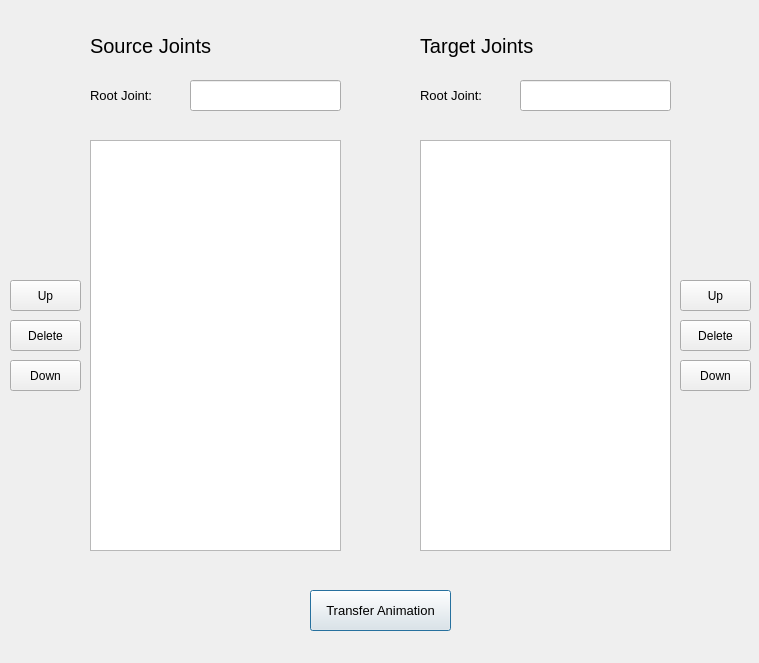
<?xml version="1.0" encoding="UTF-8"?>
<ui version="4.0">
 <class>Dialog</class>
 <widget class="QDialog" name="Dialog">
  <property name="geometry">
   <rect>
    <x>0</x>
    <y>0</y>
    <width>759</width>
    <height>663</height>
   </rect>
  </property>
  <property name="windowTitle">
   <string>Dialog</string>
  </property>
  <widget class="QLabel" name="SourceJoints">
   <property name="geometry">
    <rect>
     <x>90</x>
     <y>20</y>
     <width>221</width>
     <height>51</height>
    </rect>
   </property>
   <property name="font">
    <font>
     <pointsize>15</pointsize>
    </font>
   </property>
   <property name="text">
    <string>Source Joints</string>
   </property>
  </widget>
  <widget class="QLabel" name="TargetJoints">
   <property name="geometry">
    <rect>
     <x>420</x>
     <y>20</y>
     <width>221</width>
     <height>51</height>
    </rect>
   </property>
   <property name="font">
    <font>
     <pointsize>15</pointsize>
    </font>
   </property>
   <property name="text">
    <string>Target Joints</string>
   </property>
  </widget>
  <widget class="QLabel" name="RootJointS">
   <property name="geometry">
    <rect>
     <x>90</x>
     <y>70</y>
     <width>111</width>
     <height>51</height>
    </rect>
   </property>
   <property name="font">
    <font>
     <pointsize>10</pointsize>
    </font>
   </property>
   <property name="text">
    <string>Root Joint: </string>
   </property>
  </widget>
  <widget class="QLabel" name="RootJointT">
   <property name="geometry">
    <rect>
     <x>420</x>
     <y>70</y>
     <width>111</width>
     <height>51</height>
    </rect>
   </property>
   <property name="font">
    <font>
     <pointsize>10</pointsize>
    </font>
   </property>
   <property name="text">
    <string>Root Joint: </string>
   </property>
  </widget>
  <widget class="QPushButton" name="TransferAnim">
   <property name="geometry">
    <rect>
     <x>310</x>
     <y>590</y>
     <width>141</width>
     <height>41</height>
    </rect>
   </property>
   <property name="font">
    <font>
     <pointsize>10</pointsize>
    </font>
   </property>
   <property name="text">
    <string>Transfer Animation</string>
   </property>
  </widget>
  <widget class="QPushButton" name="SUp">
   <property name="geometry">
    <rect>
     <x>10</x>
     <y>280</y>
     <width>71</width>
     <height>31</height>
    </rect>
   </property>
   <property name="text">
    <string>Up</string>
   </property>
  </widget>
  <widget class="QPushButton" name="SDelete">
   <property name="geometry">
    <rect>
     <x>10</x>
     <y>320</y>
     <width>71</width>
     <height>31</height>
    </rect>
   </property>
   <property name="text">
    <string>Delete</string>
   </property>
  </widget>
  <widget class="QPushButton" name="SDown">
   <property name="geometry">
    <rect>
     <x>10</x>
     <y>360</y>
     <width>71</width>
     <height>31</height>
    </rect>
   </property>
   <property name="text">
    <string>Down</string>
   </property>
  </widget>
  <widget class="QPushButton" name="TUp">
   <property name="geometry">
    <rect>
     <x>680</x>
     <y>280</y>
     <width>71</width>
     <height>31</height>
    </rect>
   </property>
   <property name="text">
    <string>Up</string>
   </property>
   <property name="+c" stdset="0">
    <string>&quot;print 'test'&quot;</string>
   </property>
  </widget>
  <widget class="QPushButton" name="TDelete">
   <property name="geometry">
    <rect>
     <x>680</x>
     <y>320</y>
     <width>71</width>
     <height>31</height>
    </rect>
   </property>
   <property name="text">
    <string>Delete</string>
   </property>
  </widget>
  <widget class="QPushButton" name="TDown">
   <property name="geometry">
    <rect>
     <x>680</x>
     <y>360</y>
     <width>71</width>
     <height>31</height>
    </rect>
   </property>
   <property name="text">
    <string>Down</string>
   </property>
  </widget>
  <widget class="QLineEdit" name="SourceRootBox">
   <property name="geometry">
    <rect>
     <x>190</x>
     <y>80</y>
     <width>151</width>
     <height>31</height>
    </rect>
   </property>
  </widget>
  <widget class="QLineEdit" name="TargetRootBox">
   <property name="geometry">
    <rect>
     <x>520</x>
     <y>80</y>
     <width>151</width>
     <height>31</height>
    </rect>
   </property>
  </widget>
  <widget class="QListWidget" name="SourceJointList">
   <property name="geometry">
    <rect>
     <x>90</x>
     <y>140</y>
     <width>251</width>
     <height>411</height>
    </rect>
   </property>
  </widget>
  <widget class="QListWidget" name="TargetJointList">
   <property name="geometry">
    <rect>
     <x>420</x>
     <y>140</y>
     <width>251</width>
     <height>411</height>
    </rect>
   </property>
  </widget>
 </widget>
 <resources/>
 <connections/>
</ui>
